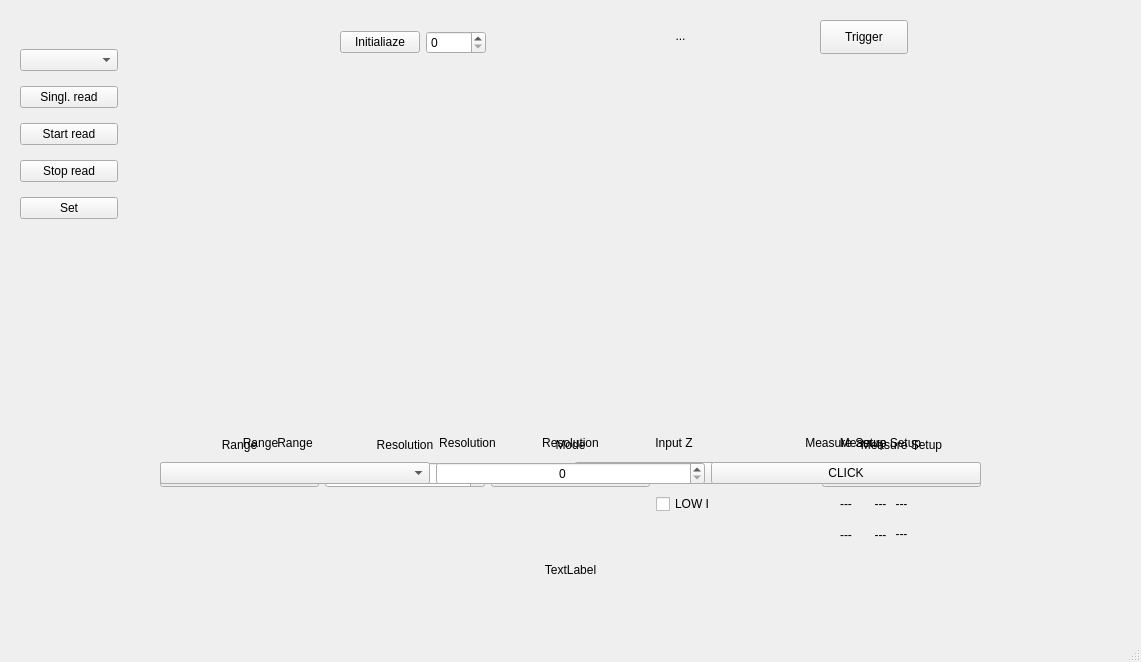
<?xml version="1.0" encoding="UTF-8"?>
<ui version="4.0">
 <class>MainWindow</class>
 <widget class="QMainWindow" name="MainWindow">
  <property name="geometry">
   <rect>
    <x>0</x>
    <y>0</y>
    <width>1141</width>
    <height>662</height>
   </rect>
  </property>
  <property name="windowTitle">
   <string>MainWindow</string>
  </property>
  <widget class="QWidget" name="centralwidget">
   <widget class="QLabel" name="status_label">
    <property name="geometry">
     <rect>
      <x>190</x>
      <y>560</y>
      <width>761</width>
      <height>20</height>
     </rect>
    </property>
    <property name="text">
     <string>TextLabel</string>
    </property>
    <property name="alignment">
     <set>Qt::AlignmentFlag::AlignCenter</set>
    </property>
   </widget>
   <widget class="QLabel" name="measure_display_label">
    <property name="geometry">
     <rect>
      <x>560</x>
      <y>10</y>
      <width>241</width>
      <height>51</height>
     </rect>
    </property>
    <property name="text">
     <string>...</string>
    </property>
    <property name="alignment">
     <set>Qt::AlignmentFlag::AlignCenter</set>
    </property>
   </widget>
   <widget class="QWidget" name="dcv_widget" native="true">
    <property name="geometry">
     <rect>
      <x>160</x>
      <y>430</y>
      <width>821</width>
      <height>118</height>
     </rect>
    </property>
    <layout class="QGridLayout" name="gridLayout">
     <item row="0" column="1">
      <widget class="QLabel" name="dcv_res_label">
       <property name="text">
        <string>Resolution</string>
       </property>
       <property name="alignment">
        <set>Qt::AlignmentFlag::AlignCenter</set>
       </property>
      </widget>
     </item>
     <item row="1" column="2">
      <widget class="QComboBox" name="dcv_zin_combo"/>
     </item>
     <item row="0" column="2">
      <widget class="QLabel" name="dcv_zin_label">
       <property name="text">
        <string>Input Z</string>
       </property>
       <property name="alignment">
        <set>Qt::AlignmentFlag::AlignCenter</set>
       </property>
      </widget>
     </item>
     <item row="3" column="3">
      <widget class="QLabel" name="dcv_nplc_label">
       <property name="text">
        <string>---</string>
       </property>
       <property name="alignment">
        <set>Qt::AlignmentFlag::AlignCenter</set>
       </property>
      </widget>
     </item>
     <item row="1" column="3">
      <widget class="QPushButton" name="dcv_measure_setup_button">
       <property name="text">
        <string>CLICK</string>
       </property>
      </widget>
     </item>
     <item row="1" column="1">
      <widget class="QSpinBox" name="dcv_res_spin">
       <property name="alignment">
        <set>Qt::AlignmentFlag::AlignCenter</set>
       </property>
      </widget>
     </item>
     <item row="1" column="0">
      <widget class="QComboBox" name="dcv_range_combo"/>
     </item>
     <item row="0" column="0">
      <widget class="QLabel" name="dcv_range_label">
       <property name="text">
        <string>Range</string>
       </property>
       <property name="alignment">
        <set>Qt::AlignmentFlag::AlignCenter</set>
       </property>
      </widget>
     </item>
     <item row="0" column="3">
      <widget class="QLabel" name="dcv_measure_setup_label">
       <property name="text">
        <string>Measure Setup</string>
       </property>
       <property name="alignment">
        <set>Qt::AlignmentFlag::AlignCenter</set>
       </property>
      </widget>
     </item>
     <item row="2" column="3">
      <widget class="QLabel" name="dcv_time_label">
       <property name="text">
        <string>---</string>
       </property>
       <property name="alignment">
        <set>Qt::AlignmentFlag::AlignCenter</set>
       </property>
      </widget>
     </item>
    </layout>
   </widget>
   <widget class="QWidget" name="init_widget" native="true">
    <property name="geometry">
     <rect>
      <x>340</x>
      <y>20</y>
      <width>146</width>
      <height>45</height>
     </rect>
    </property>
    <layout class="QHBoxLayout" name="horizontalLayout">
     <item>
      <widget class="QPushButton" name="init_button">
       <property name="text">
        <string>Initialiaze</string>
       </property>
      </widget>
     </item>
     <item>
      <widget class="QSpinBox" name="gpib_addr_spin"/>
     </item>
    </layout>
   </widget>
   <widget class="QWidget" name="mode_read_set_widget" native="true">
    <property name="geometry">
     <rect>
      <x>20</x>
      <y>40</y>
      <width>98</width>
      <height>191</height>
     </rect>
    </property>
    <layout class="QVBoxLayout" name="verticalLayout">
     <item>
      <widget class="QComboBox" name="mode_combo"/>
     </item>
     <item>
      <widget class="QPushButton" name="read_button">
       <property name="text">
        <string>Singl. read</string>
       </property>
      </widget>
     </item>
     <item>
      <widget class="QPushButton" name="start_button">
       <property name="text">
        <string>Start read</string>
       </property>
      </widget>
     </item>
     <item>
      <widget class="QPushButton" name="stop_button">
       <property name="text">
        <string>Stop read</string>
       </property>
      </widget>
     </item>
     <item>
      <widget class="QPushButton" name="set_button">
       <property name="text">
        <string>Set</string>
       </property>
      </widget>
     </item>
    </layout>
   </widget>
   <widget class="QWidget" name="dci_widget" native="true">
    <property name="geometry">
     <rect>
      <x>160</x>
      <y>430</y>
      <width>821</width>
      <height>118</height>
     </rect>
    </property>
    <layout class="QGridLayout" name="gridLayout_4">
     <item row="3" column="2">
      <widget class="QLabel" name="dci_nplc_label">
       <property name="text">
        <string>---</string>
       </property>
       <property name="alignment">
        <set>Qt::AlignmentFlag::AlignCenter</set>
       </property>
      </widget>
     </item>
     <item row="1" column="1">
      <widget class="QSpinBox" name="dci_res_spin">
       <property name="alignment">
        <set>Qt::AlignmentFlag::AlignCenter</set>
       </property>
      </widget>
     </item>
     <item row="0" column="2">
      <widget class="QLabel" name="dci_measure_setup_label">
       <property name="text">
        <string>Measure Setup</string>
       </property>
       <property name="alignment">
        <set>Qt::AlignmentFlag::AlignCenter</set>
       </property>
      </widget>
     </item>
     <item row="2" column="2">
      <widget class="QLabel" name="dci_time_label">
       <property name="text">
        <string>---</string>
       </property>
       <property name="alignment">
        <set>Qt::AlignmentFlag::AlignCenter</set>
       </property>
      </widget>
     </item>
     <item row="1" column="0">
      <widget class="QComboBox" name="dci_range_combo"/>
     </item>
     <item row="1" column="2">
      <widget class="QPushButton" name="dci_measure_setup_button">
       <property name="text">
        <string>CLICK</string>
       </property>
      </widget>
     </item>
     <item row="0" column="1">
      <widget class="QLabel" name="dci_res_label">
       <property name="text">
        <string>Resolution</string>
       </property>
       <property name="alignment">
        <set>Qt::AlignmentFlag::AlignCenter</set>
       </property>
      </widget>
     </item>
     <item row="0" column="0">
      <widget class="QLabel" name="dci_range_label">
       <property name="text">
        <string>Range</string>
       </property>
       <property name="alignment">
        <set>Qt::AlignmentFlag::AlignCenter</set>
       </property>
      </widget>
     </item>
    </layout>
   </widget>
   <widget class="DmmPlotWidget" name="plot_widget" native="true">
    <property name="geometry">
     <rect>
      <x>120</x>
      <y>70</y>
      <width>1001</width>
      <height>341</height>
     </rect>
    </property>
   </widget>
   <widget class="QPushButton" name="trigger_button">
    <property name="geometry">
     <rect>
      <x>820</x>
      <y>20</y>
      <width>88</width>
      <height>34</height>
     </rect>
    </property>
    <property name="text">
     <string>Trigger</string>
    </property>
   </widget>
   <widget class="QWidget" name="ohm_widget" native="true">
    <property name="geometry">
     <rect>
      <x>160</x>
      <y>430</y>
      <width>821</width>
      <height>118</height>
     </rect>
    </property>
    <layout class="QGridLayout" name="gridLayout_2">
     <item row="0" column="4">
      <widget class="QLabel" name="ohm_measure_setup_label">
       <property name="text">
        <string>Measure Setup</string>
       </property>
       <property name="alignment">
        <set>Qt::AlignmentFlag::AlignCenter</set>
       </property>
      </widget>
     </item>
     <item row="3" column="4">
      <widget class="QLabel" name="ohm_nplc_label">
       <property name="text">
        <string>---</string>
       </property>
       <property name="alignment">
        <set>Qt::AlignmentFlag::AlignCenter</set>
       </property>
      </widget>
     </item>
     <item row="2" column="4">
      <widget class="QLabel" name="ohm_time_label">
       <property name="text">
        <string>---</string>
       </property>
       <property name="alignment">
        <set>Qt::AlignmentFlag::AlignCenter</set>
       </property>
      </widget>
     </item>
     <item row="0" column="2">
      <widget class="QLabel" name="ohm_mode_label">
       <property name="text">
        <string>Mode</string>
       </property>
       <property name="alignment">
        <set>Qt::AlignmentFlag::AlignCenter</set>
       </property>
      </widget>
     </item>
     <item row="1" column="2">
      <widget class="QComboBox" name="ohm_mode_combo"/>
     </item>
     <item row="0" column="0">
      <widget class="QLabel" name="ohm_range_label">
       <property name="text">
        <string>Range</string>
       </property>
       <property name="alignment">
        <set>Qt::AlignmentFlag::AlignCenter</set>
       </property>
      </widget>
     </item>
     <item row="0" column="1">
      <widget class="QLabel" name="ohm_res_label">
       <property name="text">
        <string>Resolution</string>
       </property>
       <property name="alignment">
        <set>Qt::AlignmentFlag::AlignCenter</set>
       </property>
      </widget>
     </item>
     <item row="1" column="0">
      <widget class="QComboBox" name="ohm_range_combo"/>
     </item>
     <item row="1" column="4">
      <widget class="QPushButton" name="ohm_measure_setup">
       <property name="text">
        <string>CLICK</string>
       </property>
      </widget>
     </item>
     <item row="1" column="1">
      <widget class="QSpinBox" name="ohm_res_spin">
       <property name="alignment">
        <set>Qt::AlignmentFlag::AlignCenter</set>
       </property>
      </widget>
     </item>
     <item row="1" column="3">
      <widget class="QCheckBox" name="ohm_filter_check">
       <property name="text">
        <string>Filter</string>
       </property>
      </widget>
     </item>
     <item row="2" column="3">
      <widget class="QCheckBox" name="ohm_lowi_check">
       <property name="text">
        <string>LOW I</string>
       </property>
      </widget>
     </item>
    </layout>
   </widget>
   <zorder>mode_read_set_widget</zorder>
   <zorder>status_label</zorder>
   <zorder>measure_display_label</zorder>
   <zorder>dcv_widget</zorder>
   <zorder>init_widget</zorder>
   <zorder>dci_widget</zorder>
   <zorder>plot_widget</zorder>
   <zorder>trigger_button</zorder>
   <zorder>dcv_widget_2</zorder>
  </widget>
  <widget class="QMenuBar" name="menubar">
   <property name="geometry">
    <rect>
     <x>0</x>
     <y>0</y>
     <width>1141</width>
     <height>30</height>
    </rect>
   </property>
  </widget>
  <widget class="QStatusBar" name="statusbar"/>
 </widget>
 <customwidgets>
  <customwidget>
   <class>DmmPlotWidget</class>
   <extends>QWidget</extends>
    <header>Fluke8588A.views.plot_widget</header>
   <container>1</container>
  </customwidget>
 </customwidgets>
 <resources/>
 <connections/>
</ui>
